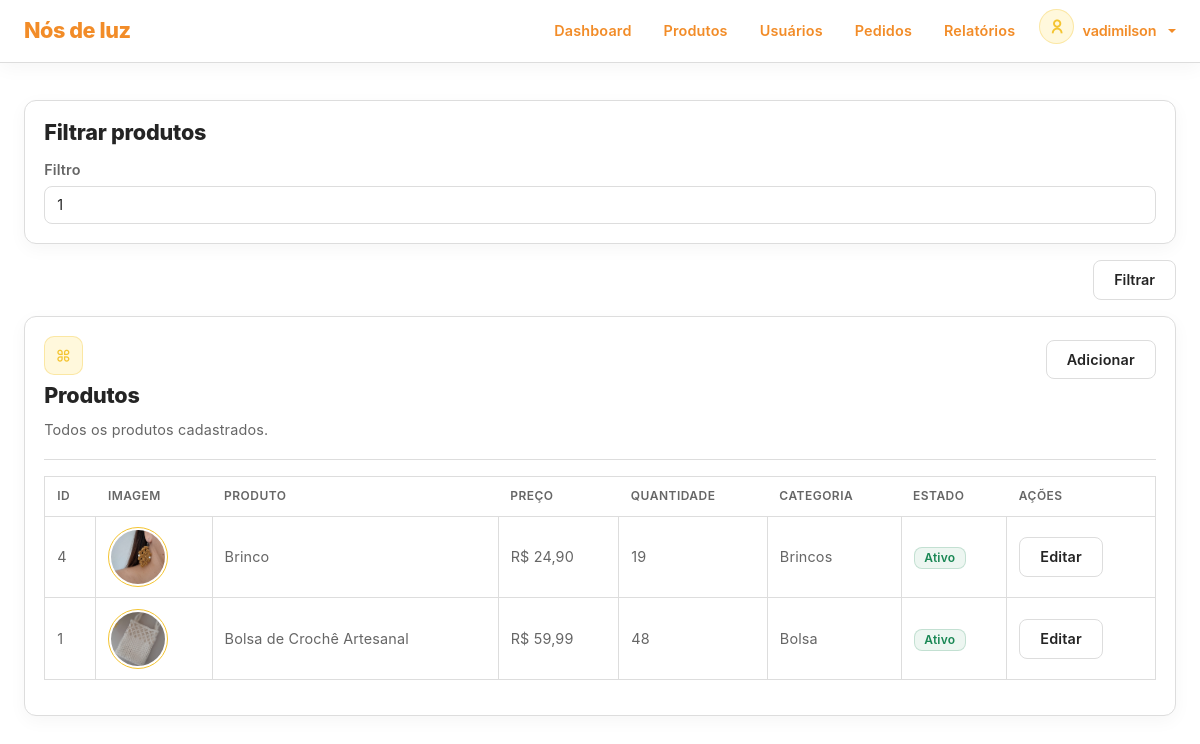
The page /dashboard/products.php?filter=1 (signed in) on the database as committed earlier.
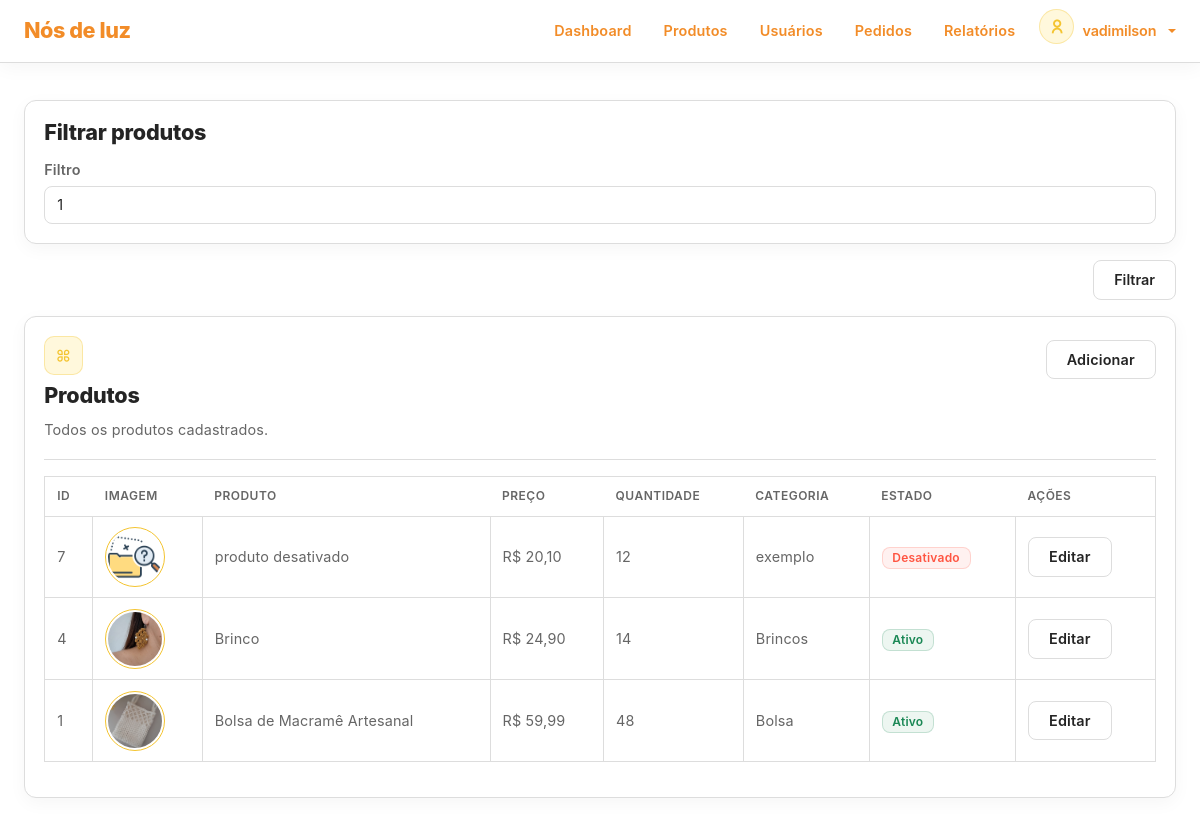
The same page on the database as committed later.
### tables this page shows
CREATE TABLE `products` (
  `id` int(11) NOT NULL,
  `name` varchar(250) NOT NULL,
  `quantity` int(11) NOT NULL DEFAULT 0,
  `price` decimal(10,2) NOT NULL,
  `description` text NOT NULL,
  `image` varchar(256) NOT NULL,
  `category` varchar(50) NOT NULL,
  `estado` enum('ativo','desativado') NOT NULL DEFAULT 'ativo'
);

### app/config/config.php (called while the page is built, shortened)
<?php
function e(?string $value): string
{
    return htmlspecialchars($value ?? '', ENT_QUOTES, 'UTF-8');
}
?>

### components/shared/table-products.php (the view, shortened to what this page needs)
<div class="table-responsive table-container">
    <table class="table align-middle text-nowrap">
        <thead>
            <tr>
                <th>ID</th>
                <th>Imagem</th>
                <th>Produto</th>
                <th>Preço</th>
                <th>Quantidade</th>
                <th>Categoria</th>
                <th>Estado</th>
                <th>Ações</th>
            </tr>
        </thead>
        <tbody>
            <?php if (!empty($products)): ?>
                <?php foreach ($products as $product): ?>
                    <tr>
                        <td>
                            <?= e($product['id']) ?>
                        </td>
                        <td>
                            <img
                                src="<?= BASE_URL . e($product['image']) ?>"
                                alt="<?= e($product['name']) ?>"
                                style="width: 60px; height: 60px; object-fit: cover;"
                            >
                        </td>
                        <td>
                            <?= e($product['name']) ?>
                        </td>
                        <td>
                            R$ <?= number_format($product['price'], 2, ',', '.') ?>
                        </td>
                        <td>
                            <?= e($product['quantity']) ?>
                        </td>
                        <td>
                            <?= e($product['category']) ?>
                        </td>
                        <td>
                            <?php if ($product['estado'] === 'ativo'): ?>
                                <span class="badge secondary green">
                                    Ativo
                                </span>
                            <?php else: ?>
                                <span class="badge secondary red">
                                    Desativado
                                </span>
                            <?php endif; ?>
                        </td>
                        <td>
                            <a
                                class="btn secondary"
                                href="<?= BASE_URL ?>dashboard/product-edit.php?id=<?= $product['id'] ?>"
                            >
                                Editar
                            </a>
                        </td>
                    </tr>
                <?php endforeach; ?>
            <?php endif; ?>
        </tbody>
    </table>
</div>

### components/layout/head.php (shortened to what this page needs)
<!DOCTYPE html>
<html lang="pt-BR">
<head>
    <link rel="stylesheet" href="<?= BASE_URL?>assets/vendor/bootstrap/css/bootstrap.min.css">
    <link rel="stylesheet" href="<?= BASE_URL ?>assets/css/index.css">
    <link rel="stylesheet" href="<?= BASE_URL ?>assets/vendor/remixicon/remixicon.css">
    <link rel="stylesheet" href="<?= BASE_URL ?>assets/vendor/devicon/devicon.min.css">
    <link rel="stylesheet" href="<?= BASE_URL ?>assets/vendor/aos/aos.css">
</head>
<body>

### components/layout/header.php (shortened to what this page needs)
<header class="">
  <nav class="site-header navbar navbar-expand-md">
    <div class="custom-main-container d-flex align-items-center justify-content-between">
      <?php if (isset($_SESSION['role']) && $_SESSION['role'] === 'Admin'): ?>
        <a class="navbar-brand" href="<?= BASE_URL ?>dashboard/index.php">Nós de luz</a>
      <?php else: ?>
        <a class="navbar-brand" href="<?= BASE_URL ?>#hero">Nós de luz</a>
      <?php endif; ?>
      <div class="offcanvas offcanvas-start w-100" tabindex="-1" id="top-navbar" aria-labelledby="top-navbarLabel">
        <div class="offcanvas-body ms-md-auto px-4 p-md-0 me-3">
          <ul class="navbar-nav m-md-auto align-items-md-center gap-3">
            <?php if (isset($_SESSION['role']) && $_SESSION['role'] === 'Admin'): ?>
              <li class="nav-item pb-3 pb-md-0">
                <a class="nav-link" href="<?= BASE_URL ?>dashboard/index.php">Dashboard</a>
              </li>
              <li class="nav-item pb-3 pb-md-0">
                <a class="nav-link" href="<?= BASE_URL ?>dashboard/products.php">Produtos</a>
              </li>
              <li class="nav-item pb-3 pb-md-0">
                <a class="nav-link" href="<?= BASE_URL ?>dashboard/users.php">Usuários</a>
              </li>
              <li class="nav-item pb-3 pb-md-0">
                <a class="nav-link" href="<?= BASE_URL ?>dashboard/orders.php">Pedidos</a>
              </li>
              <li class="nav-item pb-3 pb-md-0">
                <a class="nav-link" href="<?= BASE_URL ?>dashboard/reports.php">Relatórios</a>
              </li>
            <?php endif; ?>
          </ul>
        </div>
      </div>
      <div class="d-none d-md-block">
        <?php if (!isset($_SESSION['id'])): ?>
          <a class="btn primary" href="<?= BASE_URL ?>register.php">Comece Hoje</a>
        <?php else: ?>
          <div class="nav-item dropdown">
            <a class="nav-link dropdown-toggle d-flex align-items-center gap-2" data-bs-toggle="dropdown">
              <div class="icon-box circle sm">
                <i class="ri-user-line"></i>
              </div>
              <span class="user-name">
                <?= e($_SESSION['name'] ?? '') ?>
              </span>
            </a>
          </div>
        <?php endif; ?>
      </div>
    </div>
  </nav>
</header>

### dashboard/products.php (shortened to what this page needs)
<?php
require_once __DIR__ . '/../app/config/config.php';
require_once BASE_PATH . '/app/middleware/admin.php';
$filter = $_GET['filter'] ?? '';
if ($filter === '') {
    $stmt = mysqli_prepare(
        $conn,
        "SELECT id, name, quantity, price, category, image, estado
        FROM products
        ORDER BY id DESC"
    );
    mysqli_stmt_execute($stmt);
    $result = mysqli_stmt_get_result($stmt);
} else {
    $param = "%{$filter}%";
    $stmt = mysqli_prepare(
        $conn,
        "SELECT id, name, quantity, price, category, image, estado
         FROM products
         WHERE id LIKE ?
            OR name LIKE ?
            OR quantity LIKE ?
            OR price LIKE ?
            OR category LIKE ?
            OR estado LIKE ?
         ORDER BY id DESC"
    );
    mysqli_stmt_bind_param(
        $stmt,
        "ssssss",
        $param,
        $param,
        $param,
        $param,
        $param,
        $param
    );
    mysqli_stmt_execute($stmt);
    $result = mysqli_stmt_get_result($stmt);
}
$products = mysqli_fetch_all($result, MYSQLI_ASSOC);
require_once BASE_PATH . '/components/layout/head.php';
require_once BASE_PATH . '/components/layout/header.php';
?>
<div class="custom-main-container section-spacer">
    <div class="row g-3">
        <div class="col-12">
            <div class="card no-hover">
                <div class="card-body">
                    <form name="filter-form" id="filter-form" action="<?= BASE_URL ?>dashboard/products.php"
                        method="GET">
                        <div class="form-content">
                            <div class="form-header">
                                <h3 class="card-title">Filtrar Produtos</h3>
                            </div>
                            <div class="form-body row g-3">
                                <div class="form-field col-12">
                                    <label for="filtert">Filtro</label>
                                    <input class="form-control" name="filter" id="filter"
                                        placeholder="Digite algum dado..." type="text" maxlength="100"
                                        value="<?= e($filter) ?>">
                                </div>
                            </div>
                        </div>
                    </form>
                </div>
            </div>
        </div>
        <div class="d-flex justify-content-end">
            <button class="btn secondary" form="filter-form">Filtrar</button>
        </div>
        <div class="col-12">
            <div class="card no-hover">
                <div class="card-body">
                     <div class="d-flex justify-content-between align-items-center">
                        <div class="icon-box"><i class="ri-apps-line"></i></div>
                        <a href="<?= BASE_URL ?>dashboard/product-create.php" class="btn secondary">Adicionar</a>
                    </div>
                    <h3 class="card-title">Produtos</h3>
                    <p>Todos os produtos cadastrados.</p>
                    <hr>
                    <div>
                        <?php require_once BASE_PATH . '/components/shared/table-products.php' ?>
                    </div>
                </div>
            </div>
        </div>
    </div>
</div>

Rows that differ between the two databases and show on the page:
added products: id "7", image (picture), name "produto desativado", price "20,10", quantity "12", category "exemplo", estado "Desativado"
changed products "Brinco": quantity "19" → "14"
changed products "Bolsa": name "Bolsa de Crochê Artesanal" → "Bolsa de Macramê Artesanal"
